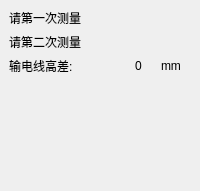
        <widget class="QWidget" name="pageDXGD">
         <property name="toolTip">
          <string>输电线高度测量</string>
         </property>
         <layout class="QVBoxLayout" name="verticalLayout_26">
          <property name="leftMargin">
           <number>0</number>
          </property>
          <property name="topMargin">
           <number>0</number>
          </property>
          <property name="rightMargin">
           <number>0</number>
          </property>
          <property name="bottomMargin">
           <number>0</number>
          </property>
          <item>
           <widget class="QWidget" name="widget_10" native="true">
            <property name="toolTip">
             <string>输电线高高度测量</string>
            </property>
            <layout class="QVBoxLayout" name="verticalLayout_24">
             <item>
              <widget class="QLabel" name="widget_SDXGD_1">
               <property name="text">
                <string>请第一次测量</string>
               </property>
              </widget>
             </item>
             <item>
              <widget class="QLabel" name="widget_SDXGD_2">
               <property name="text">
                <string>请第二次测量</string>
               </property>
              </widget>
             </item>
             <item>
              <widget class="QWidget" name="widget_SDXGD_3" native="true">
               <layout class="QVBoxLayout" name="verticalLayout_25">
                <property name="leftMargin">
                 <number>0</number>
                </property>
                <property name="topMargin">
                 <number>0</number>
                </property>
                <property name="rightMargin">
                 <number>0</number>
                </property>
                <property name="bottomMargin">
                 <number>0</number>
                </property>
                <item>
                 <layout class="QHBoxLayout" name="horizontalLayout_42">
                  <item>
                   <widget class="QLabel" name="label_87">
                    <property name="minimumSize">
                     <size>
                      <width>120</width>
                      <height>0</height>
                     </size>
                    </property>
                    <property name="maximumSize">
                     <size>
                      <width>100</width>
                      <height>16777215</height>
                     </size>
                    </property>
                    <property name="text">
                     <string>输电线高差:</string>
                    </property>
                   </widget>
                  </item>
                  <item>
                   <widget class="QLabel" name="lbl_SDXGD_SDXGC">
                    <property name="text">
                     <string>0</string>
                    </property>
                   </widget>
                  </item>
                  <item>
                   <widget class="QLabel" name="label_88">
                    <property name="minimumSize">
                     <size>
                      <width>30</width>
                      <height>0</height>
                     </size>
                    </property>
                    <property name="maximumSize">
                     <size>
                      <width>20</width>
                      <height>16777215</height>
                     </size>
                    </property>
                    <property name="text">
                     <string>mm</string>
                    </property>
                   </widget>
                  </item>
                 </layout>
                </item>
               </layout>
              </widget>
             </item>
             <item>
              <spacer name="verticalSpacer_9">
               <property name="orientation">
                <enum>Qt::Vertical</enum>
               </property>
               <property name="sizeHint" stdset="0">
                <size>
                 <width>20</width>
                 <height>107</height>
                </size>
               </property>
              </spacer>
             </item>
            </layout>
           </widget>
          </item>
         </layout>
        </widget>
